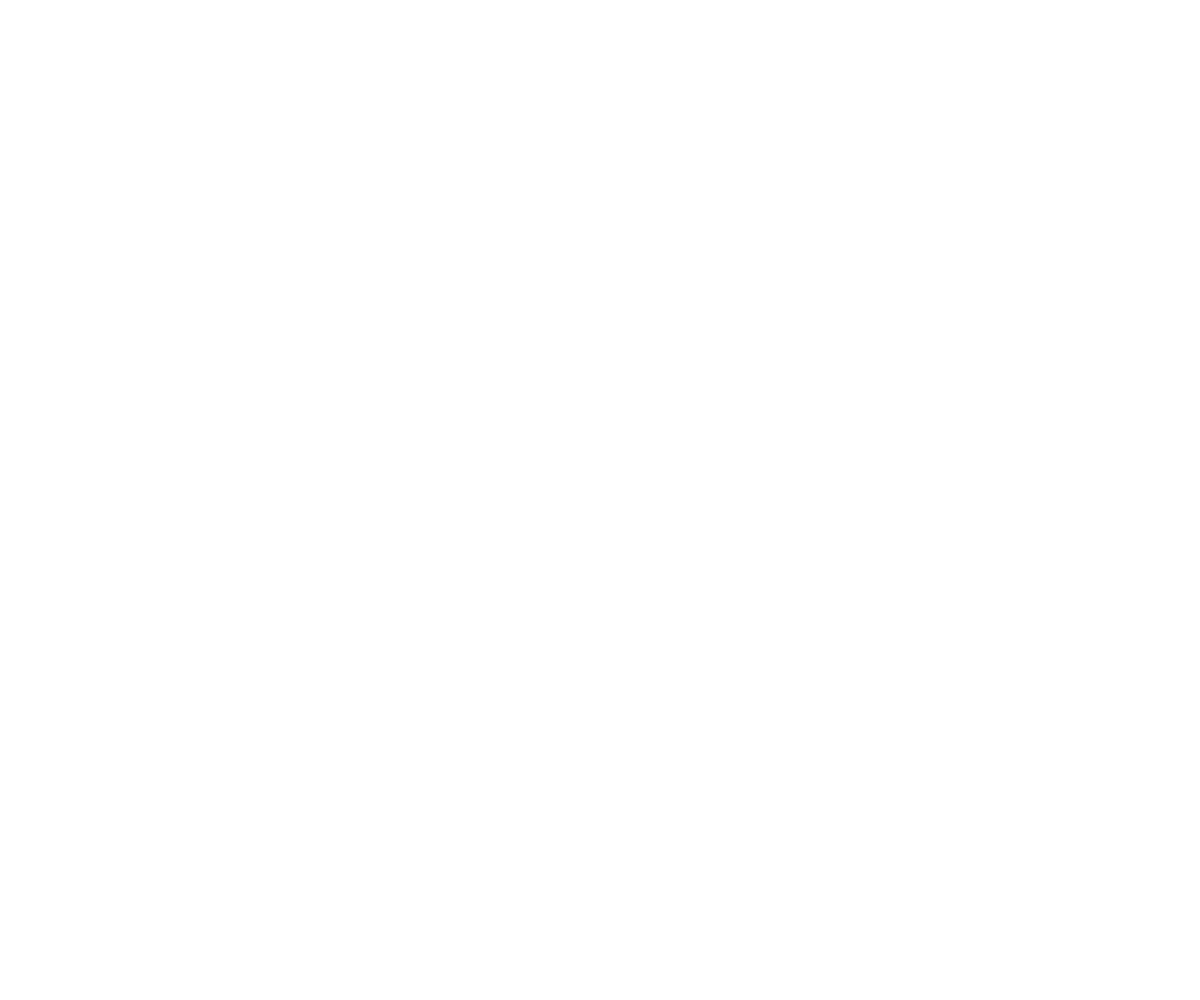
Frame 1 (no input)
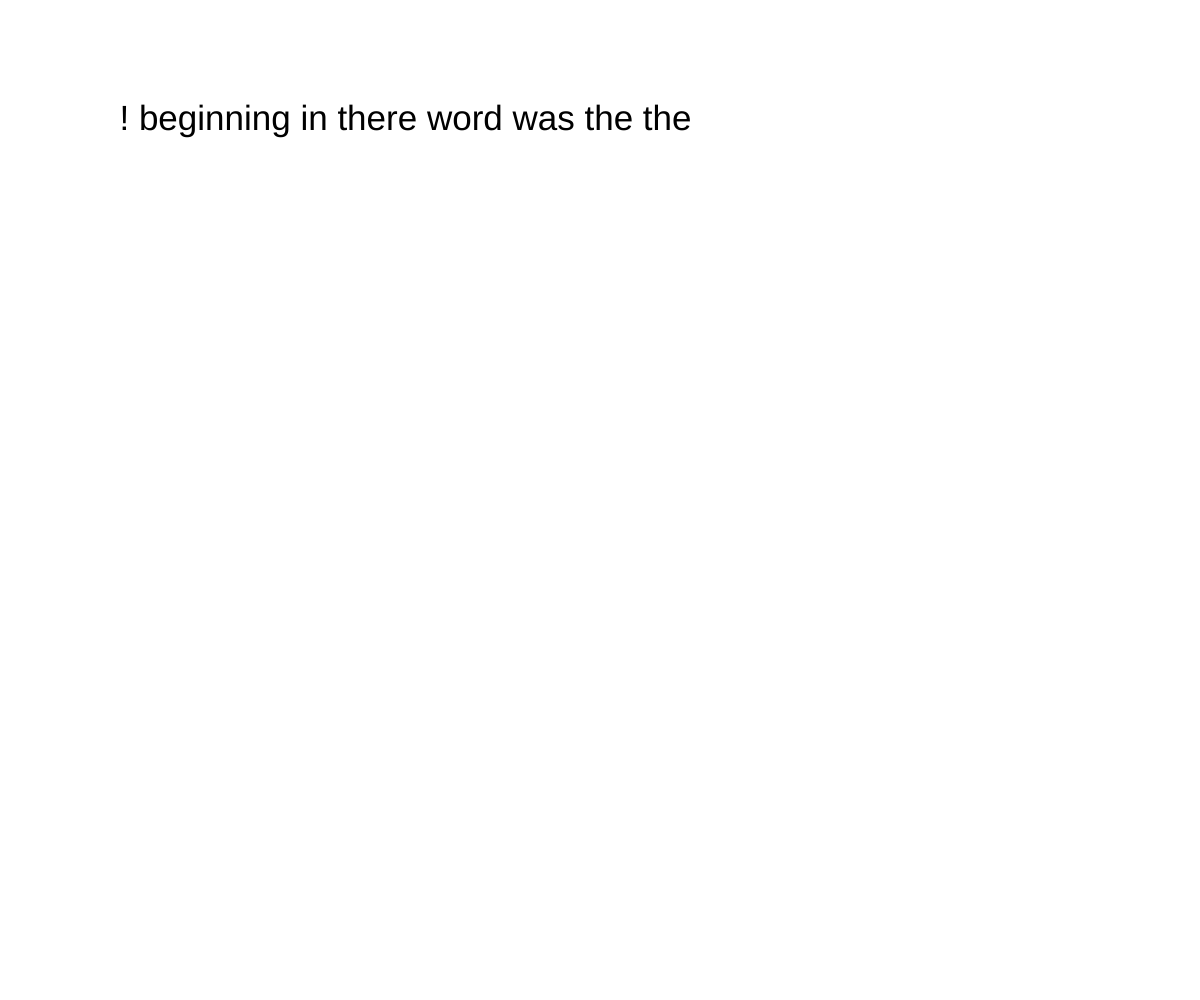
Frame 60 (no input)
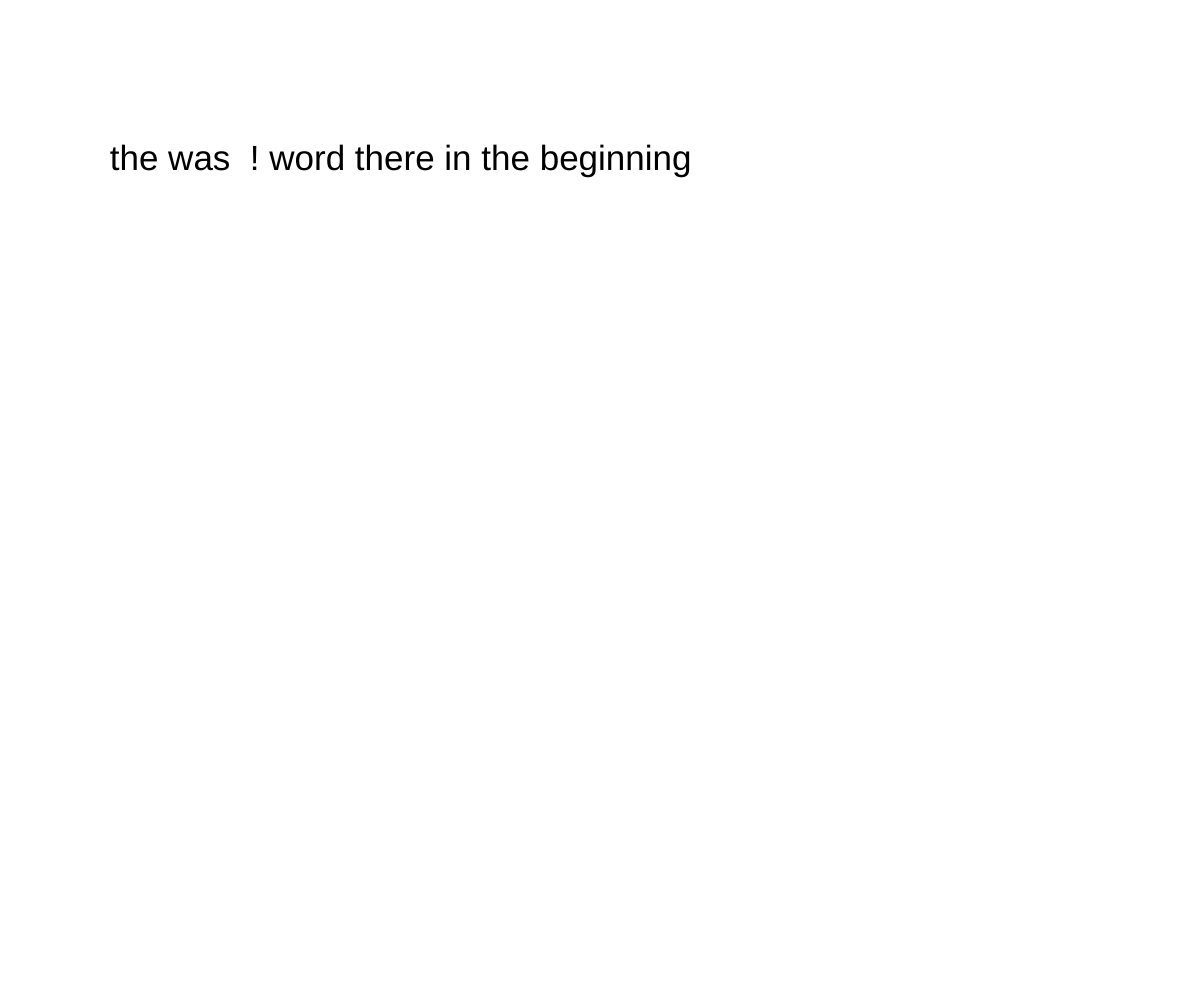
Frame 120 (the mouse pressed at the canvas centre since frame 60)

The p5.js sketch that drew these frames (run headless with seeded random() and noise() and a simulated clock; from frame 60 on, the mouse is pressed at the canvas centre):

// p5.js sketch
// ── sketch.js

var words =["in","the","beginning","there","was","the","word"," !"]
var words2 =["hola","ciao","today","there","was","riaviolis","day"," !"]

var outputText="";
var offset = 30;
var counter = 0;


function setup() {
  print(words);
  createCanvas(windowWidth,windowHeight);
  frameRate(60);
  textSize(35);



}

function draw() {
  //background(255);
  //text(words[0],100,100);

  // shuffle = melanger
  /*shuffle(words, true);


  for( var i= 0; i < words.length; i++){

    text(words[i], 100, 100 + i*40);

  }
*/

/*
  for( var j= 0; j < words2.length; j++){

    textSize(20);
    outputText += words2[j]+" ";

    text(outputText,200,200+offset);
    offset +=40;
    //

  }
  shuffle(words2, true);
  outputText = "";

*/


counter ++;
if (counter %60 ==0){
  print("yeah");
  doPermutations();

}





}
function mousePressed(){
  background(255);
}


function doPermutations(){
  print("ici");
  print(counter);
  shuffle(words, true);
  outputText="";

  for ( var i =0; i<words.length; i+=1){
    outputText = outputText + " " + words[i];

  }
  text(outputText,100,100+offset);
  offset += 40;


}
